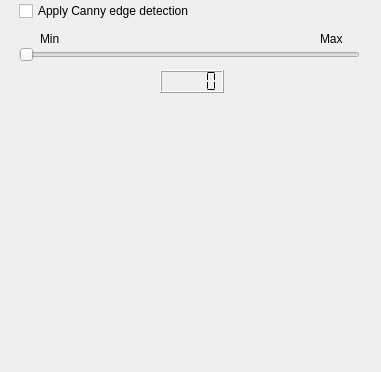
       <widget class="QWidget" name="cannyPage">
        <property name="geometry">
         <rect>
          <x>0</x>
          <y>0</y>
          <width>381</width>
          <height>372</height>
         </rect>
        </property>
        <attribute name="label">
         <string>Canny edge detection</string>
        </attribute>
        <widget class="QLabel" name="label_16">
         <property name="geometry">
          <rect>
           <x>40</x>
           <y>30</y>
           <width>31</width>
           <height>17</height>
          </rect>
         </property>
         <property name="text">
          <string>Min</string>
         </property>
        </widget>
        <widget class="QSlider" name="cannySlider">
         <property name="geometry">
          <rect>
           <x>19</x>
           <y>40</y>
           <width>341</width>
           <height>29</height>
          </rect>
         </property>
         <property name="maximum">
          <number>255</number>
         </property>
         <property name="singleStep">
          <number>1</number>
         </property>
         <property name="orientation">
          <enum>Qt::Horizontal</enum>
         </property>
         <property name="invertedControls">
          <bool>false</bool>
         </property>
        </widget>
        <widget class="QCheckBox" name="cannyCheckBox">
         <property name="geometry">
          <rect>
           <x>19</x>
           <y>0</y>
           <width>321</width>
           <height>22</height>
          </rect>
         </property>
         <property name="text">
          <string>Apply Canny edge detection</string>
         </property>
        </widget>
        <widget class="QLabel" name="label_23">
         <property name="geometry">
          <rect>
           <x>320</x>
           <y>30</y>
           <width>31</width>
           <height>17</height>
          </rect>
         </property>
         <property name="text">
          <string>Max</string>
         </property>
        </widget>
        <widget class="QLCDNumber" name="cannyBox">
         <property name="geometry">
          <rect>
           <x>160</x>
           <y>70</y>
           <width>64</width>
           <height>23</height>
          </rect>
         </property>
         <property name="segmentStyle">
          <enum>QLCDNumber::Flat</enum>
         </property>
        </widget>
       </widget>
